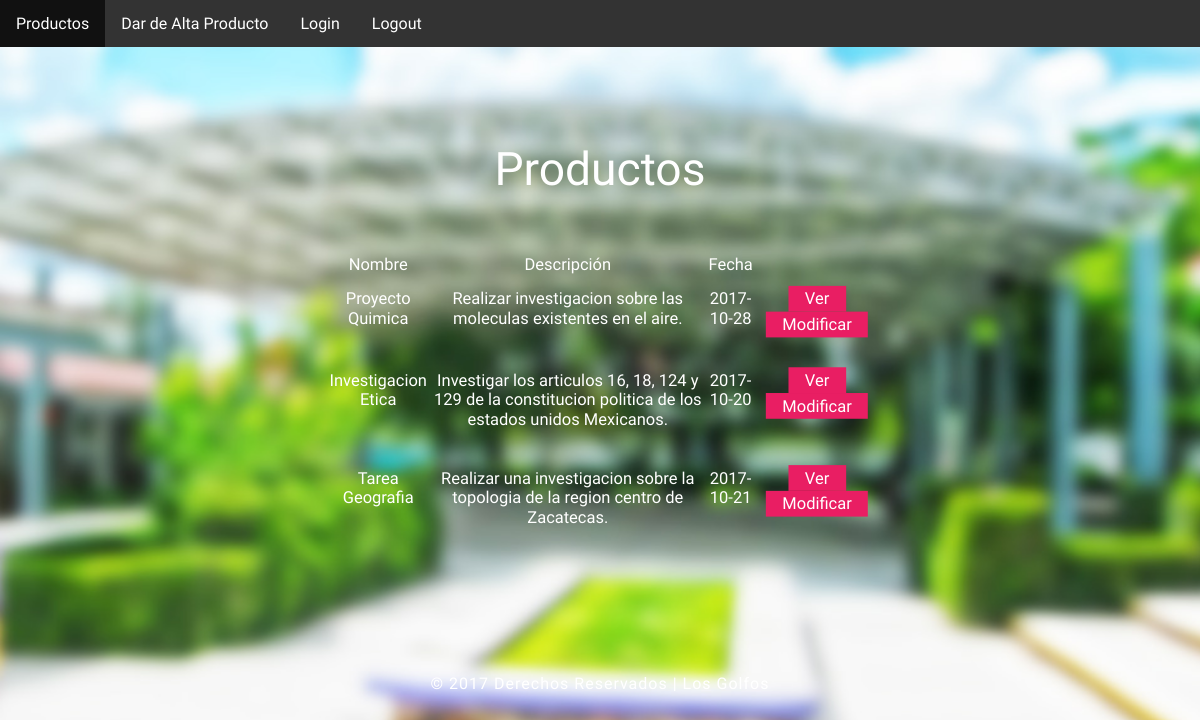
Before: /productos.php with the older database file.
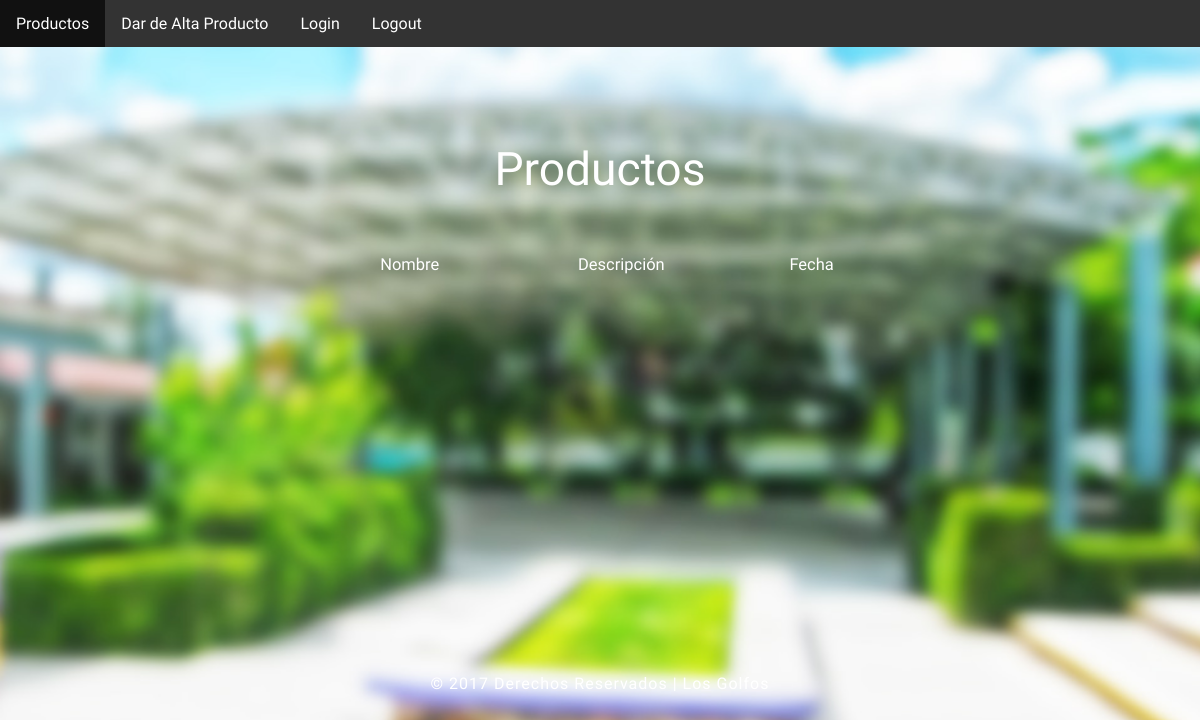
After: the same page with the newer database file.
### tables this page shows
CREATE TABLE IF NOT EXISTS `producto` (
  `id_producto` int(11) NOT NULL AUTO_INCREMENT,
  `fecha_entrega` date NOT NULL,
  `nombre` varchar(30) NOT NULL,
  `descripcion` text NOT NULL,
  PRIMARY KEY (`id_producto`)
);

### productos.php (the view, shortened to what this page needs)
<!DOCTYPE html>
<html>
<head>
<link href="css/style.css" rel="stylesheet" type="text/css" media="all" />
</head>
<body>
	<ul>
  		<li><a href="productos.php">Productos</a></li>
  		<li><a href="alta_producto.php">Dar de Alta Producto</a></li>
 		<li><a href="login.php">Login</a></li>
 		<li><a href="logout.php">Logout</a></li>
	</ul>
	<div class="main-agileinfo slider ">
		<div class="items-group">
			<div class="item agileits-w3layouts">
				<div class="block text main-agileits">
					<div class="login-form loginw3-agile">
						<div class="agile-row">
							<h1>Productos</h1>
							<div class="login-agileits-top">
								<table class="table_productos">
									<tr>
										<th>Nombre</th>
										<th>Descripción</th>
										<th>Fecha</th>
										<th></th>
									</tr>
<?php
$host_db = "localhost";
$user_db = "root";
$pass_db = "";
$db_name = "mudle";
$tbl_name = "producto";
$conexion = new mysqli($host_db, $user_db, $pass_db, $db_name);
$sql = "SELECT * FROM $tbl_name";
$result = $conexion->query($sql);
 while($row = $result->fetch_array(MYSQLI_ASSOC)){
 echo "<tr><td>".$row['nombre']."</td>";
 echo "<td>".$row['descripcion']."</td>";
 echo "<td>".$row['fecha_entrega']."</td>";
 echo "<td>";
 echo "<a type=button class='button' href='ver_producto.php?id_producto=".$row['id_producto']."'>Ver</a>";
 echo "<a type=button class='button' href='modificar_producto.php?id_producto=".$row['id_producto']."'>Modificar</a></td></tr>\n";
 }
 echo "</table>";
 ?>
							</div>
						</div>
					</div>
				</div>
				<div class="footeragileits">
					<p> &copy; 2017 Derechos Reservados | Los Golfos</a></p>
				</div>
			</div>
		</div>
	</div>
</body>
</html>

### css/style.css (style rules this page uses)
html,body,div,span,applet,object,iframe,h1,h2,h3,h4,h5,h6,p,blockquote,pre,a,abbr,acronym,address,big,cite,code,del,dfn,em,img,ins,kbd,q,s,samp,small,strike,strong,sub,sup,tt,var,b,u,i,dl,dt,dd,ol,nav ul,nav li,fieldset,form,label,legend,table,caption,tbody,tfoot,thead,tr,th,td,article,aside,canvas,details,embed,figure,figcaption,footer,header,hgroup,menu,nav,output,ruby,section,summary,time,mark,audio,video { margin:0;padding:0;border:0;font-size:100%;font:inherit;vertical-align:baseline; }
ol,ul { list-style:none;margin:0px;padding:0px; }
table { border-collapse:collapse;border-spacing:0; }
a { text-decoration:none; }
body { font-family: 'Arsenal', sans-serif; background:#fff; background: url(../images/bg.jpg)repeat 0px 0px; background-size: cover; -webkit-background-size: cover; -moz-background-size: cover; -o-background-size: cover; background-attachment: fixed; }
h1 { font-size: 3em; text-align: center; color: #fff; font-weight: 100; }
.login-form h1 { font-size: 3em; color: #fff; text-align: center; margin-bottom: 1.5em; line-height: 0.7em; }
.footeragileits p { line-height: 1.8em; margin: 3em 0; text-align: center; font-size:1em; color: #fff; letter-spacing: 1px; }
.slider .items-group { width: 100%; height: 100%; position: relative; }
.item { -webkit-transition: 0.5s; -moz-transition: 0.5s; -o-transition: 0.5s; -ms-transition: 0.5s; transition: 0.5s; visibility: hidden; position: relative; opacity: 1; visibility: visible; }
.item .block { width: 30%; padding: 3.5em 3em; margin: 4em auto; color: #fff; -webkit-transition: box-shadow 0.5s; transition: box-shadow 0.5s; overflow: hidden; border-radius: 10px; -webkit-transform: scale(1.03); -moz-transform: scale(1.03); -o-transform: scale(1.03); -ms-transform: scale(1.03); transform: scale(1.03); box-sizing: border-box; background-size: cover; background-position: center; background-attachment: fixed; box-shadow: none; }
@media (max-width:1440px) { .item .block { width: 50%; } }
@media (max-width:1366px) { .login-form h1 { font-size: 2.8em; } }
@media (max-width:1280px) { .item .block { padding: 3em 2em; } }
ul { list-style-type: none; margin: 0; padding: 0; overflow: hidden; background-color: #333; }
li { float: left; }
li a { display: block; color: white; text-align: center; padding: 14px 16px; text-decoration: none; }
.table_productos { width: 100%; text-align:center; height: 300px; }
.button { background-color: #E91E63; border: none; color: white; padding: 3px 16px; text-align: center; text-decoration: none; display: inline-block; font-size: 16px; }

Changed rows visible on the page:
removed producto: nombre "Proyecto Quimica", descripcion "Realizar investigacion sobre las moleculas existentes en el aire.", fecha_entrega "2017-10-28"
removed producto: nombre "Investigacion Etica", descripcion "Investigar los articulos 16, 18, 124 y 129 de la constitucion politica de los estados unidos Mexicanos.", fecha_entrega "2017-10-20"
removed producto: nombre "Tarea Geografia", descripcion "Realizar una investigacion sobre la topologia de la region centro de Zacatecas.", fecha_entrega "2017-10-21"
